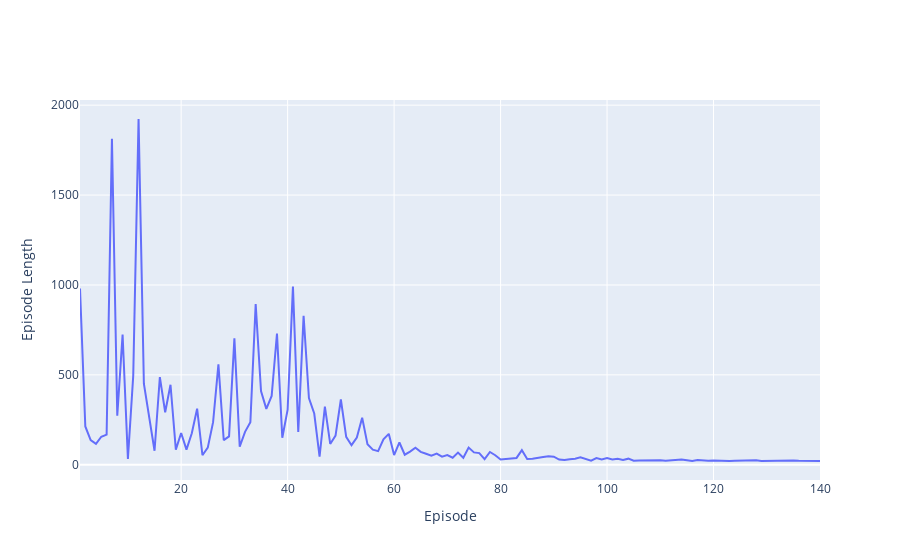

Source (notebook cell):
### Markdown cell above
We now plot the episode length as a function of episode index. This information is stored in the episode length logger. The plot below demonstrates that

### Code cell
episode_length = logger_ep_len.get_episode_length()
go.Figure(
    data=go.Scatter(
        x=np.arange(140) + 1, 
        y=episode_length
    ),
    layout=dict(
        xaxis_title='Episode',
        yaxis_title='Episode Length'
    )
)

### Figure 1 — Plotly figure (JSON) as saved in the notebook; plotly's stock layout.template omitted (floating-point values rounded to 4 significant figures; data arrays with more than 128 entries replaced by an {"elided": "..."} marker saying what was removed)
{"data": [{"type": "scatter", "x": {"elided": "140 int values"}, "y": {"elided": "140 int values"}}], "layout": {"xaxis": {"title": {"text": "Episode"}}, "yaxis": {"title": {"text": "Episode Length"}}}}
